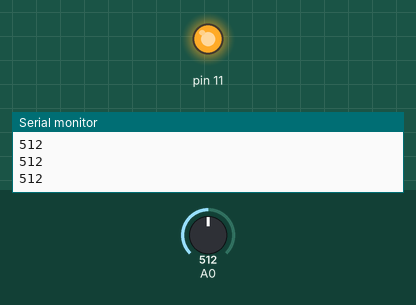
Simulated run of this sketch. Board: Arduino Uno, built with avr-gcc and run on an emulated ATmega328P. Parts: output pins drawn as LEDs (lit = HIGH), the last lines printed to the serial monitor. Inputs (shaded band) come from the test bench; at power-on: A0 = 512.

Above: at 1.2 s.
1.3 s: A0 set to 488
At 2.1 s:
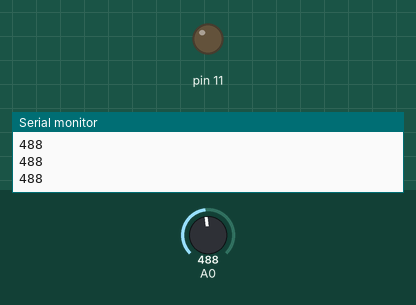
2.9 s: A0 set to 510
At 3.4 s:
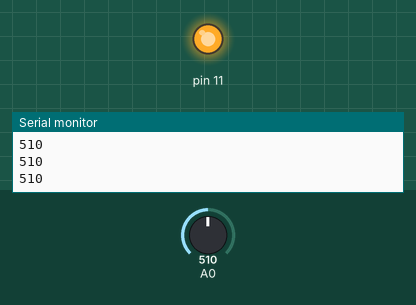
4.5 s: A0 set to 490
At 6.0 s:
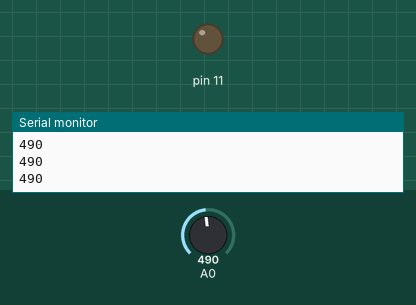
Timing chart, 0 to 7.5 s (numbered marks = the images above; inputs shaded):
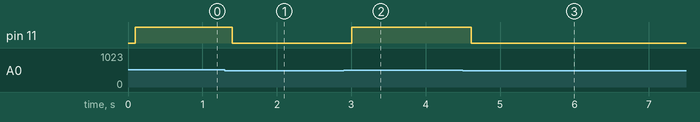

Measured:
- the behaviour switches between 501 and 500 on A0 (found by bisection; images 0 and 1)
- after the input at 1.3 s, pin 11: HIGH → LOW after 0.10 s
- after the input at 2.9 s, pin 11: LOW → HIGH after 0.11 s
- after the input at 4.5 s, pin 11: HIGH → LOW after 0.11 s

The sketch:

MSI_W3_T1.ino
```cpp
void setup() {
  Serial.begin(9600);

  // Set the LED pin (12) as an output
  pinMode(11, OUTPUT);
}

void loop() {
  // Read the analog value from the potentiometer connected to pin A0
  int potValue = analogRead(A0);

  // Print the value to the Serial Monitor
  Serial.println(potValue);

  delay(100); // Wait for 100 milliseconds

  // Check if the potentiometer reading is above the threshold (500)
  if (potValue > 500) // The 'if' condition must be in parentheses ( )
  {
    // Turn the LED ON
    digitalWrite(11, HIGH);
  }
  else
  {
    // Turn the LED OFF
    digitalWrite(11, LOW);
  }
}
```
